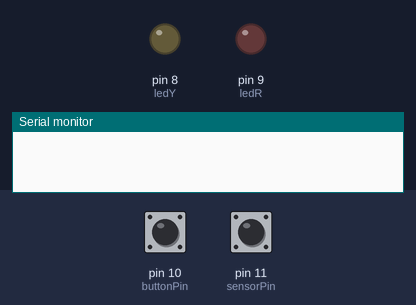
The sketch below on a simulated Arduino Uno, built with avr-gcc and run on an emulated ATmega328P. Parts: output pins drawn as LEDs (lit = HIGH), the last lines printed to the serial monitor. Dashed ring = blinking. The inputs (shaded band) are chosen by the test bench; at power-on: pin 11 (sensorPin) LOW, pin 10 (buttonPin) LOW.

Above: at 1.2 s.
1.3 s: pin 11 (sensorPin) driven HIGH
At 1.7 s:
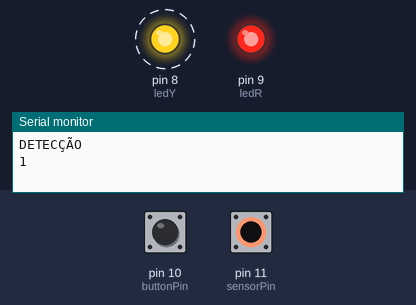
4.3 s: pin 11 (sensorPin) driven LOW
At 5.6 s:
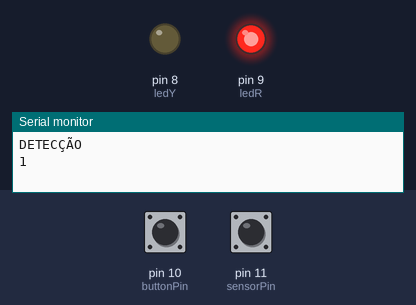
5.8 s: pin 10 (buttonPin) pulled HIGH for 0.15 s
At 6.5 s:
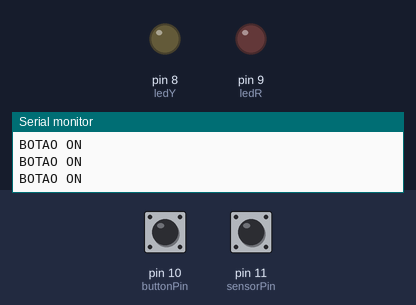
7.4 s: pin 10 (buttonPin) driven HIGH
10.4 s: pin 11 (sensorPin) pulsed HIGH 2 times (0.12 s each, 0.3 s apart)
At 10.8 s:
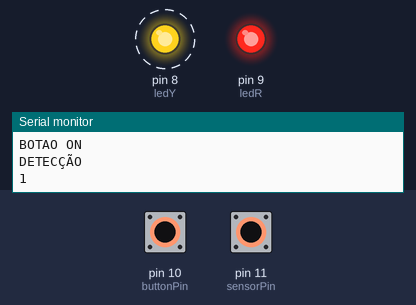
Timing chart, 0 to 15.0 s (numbered marks = the images above; inputs shaded):
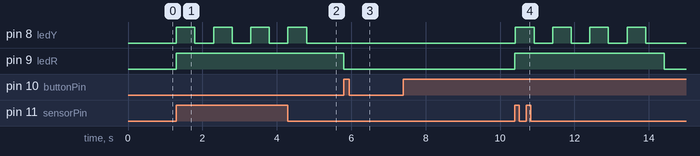

Measured:
- after the input at 1.3 s, pin 8 (ledY): alternates HIGH for 0.50 s and LOW for 0.50 s, starting at once; pin 9 (ledR): LOW → HIGH at once
- after the input at 4.3 s, pin 8 (ledY): goes on until 4.8 s, then stays LOW
- after the input at 5.8 s, pin 9 (ledR): HIGH → LOW at once
- after the input at 10.4 s, pin 8 (ledY): alternates HIGH for 0.50 s and LOW for 0.50 s, 8 changes in all, then stays LOW, starting at once; pin 9 (ledR): LOW → HIGH at once, → LOW 4.0 s later

The sketch:

AA5.ino
```cpp
int ledY = 8;        // Pino do LED Y
int ledR = 9;        // Pino do LED R
int sensorPin = 11;  // Pino do sensor de presença
int leitura = 1;     // Variável para armazenar a leitura do sensor
int buttonPin = 10;  // Define buttonPin no pino digital 8
int estadoButton;    // Variável para armazenar o estado do botão
int cont = 0;

void setup() {
  Serial.begin(9600);          // Inicializa a comunicação serial
  pinMode(buttonPin, INPUT);  // Define o pino do botão como entrada
  pinMode(ledY, OUTPUT);       // Define ledPin como saída
  pinMode(ledR, OUTPUT);       // Define ledPin como saída
  pinMode(sensorPin, INPUT);   // Define sensorPin como entrada
}

void loop() {
  estadoButton = digitalRead(buttonPin);  // Lê o valor de buttonPin e armazena em estadoButton
  leitura = digitalRead(sensorPin);       // Realiza a leitura do sensor de presença

  if (leitura == HIGH) {       // Sensor detecta presença

    cont++;
    digitalWrite(ledR, HIGH);  // Acende o LED Vermelho
    Serial.println("DETECÇÃO");     // Imprime um texto
    Serial.println(cont);

    for (int i = 0; i < 4; i++) {
      digitalWrite(ledY, HIGH);  // Acende o LED Amarelo
      delay(500);
      digitalWrite(ledY, LOW);  // Apaga o LED Amarelo
      delay(500);
    }
  }
  if (estadoButton == HIGH) {  // Se o botão está pressionado
    digitalWrite(ledR, LOW);   // Apaga o LED, independentemente da presença
    cont = 0;
    Serial.println("BOTAO ON");
  }
  // Serial.println("estadoButton");
  // Serial.println(estadoButton);
  // Serial.println("leitura");
  // Serial.println(leitura);
  //  delay(1000); // Adiciona um pequeno delay para evitar leituras muito rápidas
}
```
